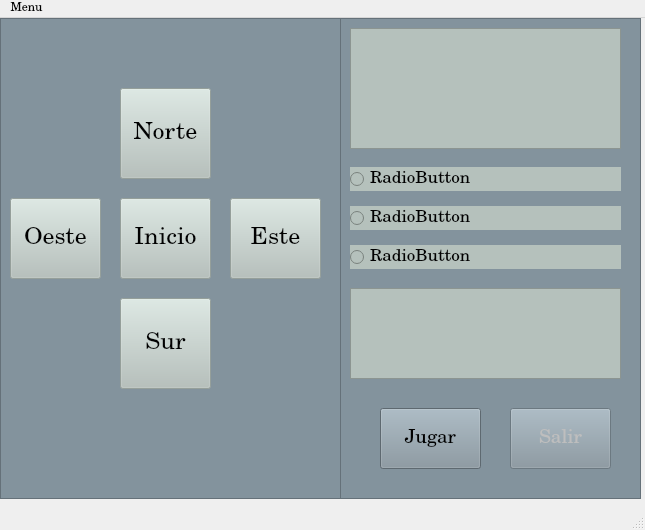
<?xml version="1.0" encoding="UTF-8"?>
<ui version="4.0">
 <class>MainWindow</class>
 <widget class="QMainWindow" name="MainWindow">
  <property name="geometry">
   <rect>
    <x>0</x>
    <y>0</y>
    <width>645</width>
    <height>530</height>
   </rect>
  </property>
  <property name="sizePolicy">
   <sizepolicy hsizetype="Fixed" vsizetype="Fixed">
    <horstretch>0</horstretch>
    <verstretch>0</verstretch>
   </sizepolicy>
  </property>
  <property name="font">
   <font>
    <family>Century Schoolbook</family>
   </font>
  </property>
  <property name="windowTitle">
   <string>Mazmorra de David</string>
  </property>
  <widget class="QWidget" name="centralwidget">
   <widget class="QFrame" name="frame">
    <property name="geometry">
     <rect>
      <x>0</x>
      <y>0</y>
      <width>341</width>
      <height>481</height>
     </rect>
    </property>
    <property name="styleSheet">
     <string notr="true">background-color:#83939D</string>
    </property>
    <property name="frameShape">
     <enum>QFrame::StyledPanel</enum>
    </property>
    <property name="frameShadow">
     <enum>QFrame::Sunken</enum>
    </property>
    <property name="lineWidth">
     <number>5</number>
    </property>
    <property name="midLineWidth">
     <number>2</number>
    </property>
    <widget class="QPushButton" name="norte">
     <property name="enabled">
      <bool>false</bool>
     </property>
     <property name="geometry">
      <rect>
       <x>120</x>
       <y>70</y>
       <width>91</width>
       <height>91</height>
      </rect>
     </property>
     <property name="sizePolicy">
      <sizepolicy hsizetype="Fixed" vsizetype="Fixed">
       <horstretch>0</horstretch>
       <verstretch>0</verstretch>
      </sizepolicy>
     </property>
     <property name="font">
      <font>
       <family>Century Schoolbook</family>
       <pointsize>18</pointsize>
      </font>
     </property>
     <property name="styleSheet">
      <string notr="true">background-color:#B5C1BC;color:black</string>
     </property>
     <property name="text">
      <string>Norte</string>
     </property>
     <property name="checkable">
      <bool>false</bool>
     </property>
     <property name="autoDefault">
      <bool>false</bool>
     </property>
     <property name="default">
      <bool>false</bool>
     </property>
     <property name="flat">
      <bool>false</bool>
     </property>
    </widget>
    <widget class="QPushButton" name="oeste">
     <property name="enabled">
      <bool>false</bool>
     </property>
     <property name="geometry">
      <rect>
       <x>10</x>
       <y>180</y>
       <width>91</width>
       <height>81</height>
      </rect>
     </property>
     <property name="sizePolicy">
      <sizepolicy hsizetype="Fixed" vsizetype="Fixed">
       <horstretch>0</horstretch>
       <verstretch>0</verstretch>
      </sizepolicy>
     </property>
     <property name="font">
      <font>
       <family>Century Schoolbook</family>
       <pointsize>18</pointsize>
      </font>
     </property>
     <property name="styleSheet">
      <string notr="true">background-color:#B5C1BC;color:black</string>
     </property>
     <property name="text">
      <string>Oeste</string>
     </property>
    </widget>
    <widget class="QPushButton" name="este">
     <property name="enabled">
      <bool>false</bool>
     </property>
     <property name="geometry">
      <rect>
       <x>230</x>
       <y>180</y>
       <width>91</width>
       <height>81</height>
      </rect>
     </property>
     <property name="sizePolicy">
      <sizepolicy hsizetype="Fixed" vsizetype="Fixed">
       <horstretch>0</horstretch>
       <verstretch>0</verstretch>
      </sizepolicy>
     </property>
     <property name="font">
      <font>
       <family>Century Schoolbook</family>
       <pointsize>18</pointsize>
      </font>
     </property>
     <property name="styleSheet">
      <string notr="true">background-color:#B5C1BC;color:black</string>
     </property>
     <property name="text">
      <string>Este</string>
     </property>
    </widget>
    <widget class="QPushButton" name="sur">
     <property name="enabled">
      <bool>false</bool>
     </property>
     <property name="geometry">
      <rect>
       <x>120</x>
       <y>280</y>
       <width>91</width>
       <height>91</height>
      </rect>
     </property>
     <property name="sizePolicy">
      <sizepolicy hsizetype="Fixed" vsizetype="Fixed">
       <horstretch>0</horstretch>
       <verstretch>0</verstretch>
      </sizepolicy>
     </property>
     <property name="font">
      <font>
       <family>Century Schoolbook</family>
       <pointsize>18</pointsize>
      </font>
     </property>
     <property name="styleSheet">
      <string notr="true">background-color:#B5C1BC;color:black</string>
     </property>
     <property name="text">
      <string>Sur</string>
     </property>
    </widget>
    <widget class="QPushButton" name="inicio">
     <property name="enabled">
      <bool>false</bool>
     </property>
     <property name="geometry">
      <rect>
       <x>120</x>
       <y>180</y>
       <width>91</width>
       <height>81</height>
      </rect>
     </property>
     <property name="sizePolicy">
      <sizepolicy hsizetype="Fixed" vsizetype="Fixed">
       <horstretch>0</horstretch>
       <verstretch>0</verstretch>
      </sizepolicy>
     </property>
     <property name="font">
      <font>
       <family>Century Schoolbook</family>
       <pointsize>18</pointsize>
      </font>
     </property>
     <property name="styleSheet">
      <string notr="true">background-color:#B5C1BC;color:black</string>
     </property>
     <property name="text">
      <string>Inicio</string>
     </property>
    </widget>
   </widget>
   <widget class="QFrame" name="frame_2">
    <property name="geometry">
     <rect>
      <x>340</x>
      <y>0</y>
      <width>301</width>
      <height>481</height>
     </rect>
    </property>
    <property name="styleSheet">
     <string notr="true">background-color:#83939D</string>
    </property>
    <property name="frameShape">
     <enum>QFrame::StyledPanel</enum>
    </property>
    <property name="frameShadow">
     <enum>QFrame::Sunken</enum>
    </property>
    <property name="lineWidth">
     <number>5</number>
    </property>
    <property name="midLineWidth">
     <number>2</number>
    </property>
    <widget class="QPushButton" name="jugar">
     <property name="enabled">
      <bool>true</bool>
     </property>
     <property name="geometry">
      <rect>
       <x>40</x>
       <y>390</y>
       <width>101</width>
       <height>61</height>
      </rect>
     </property>
     <property name="font">
      <font>
       <family>Century Schoolbook</family>
       <pointsize>14</pointsize>
      </font>
     </property>
     <property name="styleSheet">
      <string notr="true">QPushButton
{
background-color:#B5C1BC
}
QPushButton::hover
{
background-color : lightgreen;
};</string>
     </property>
     <property name="text">
      <string>Jugar</string>
     </property>
    </widget>
    <widget class="QPushButton" name="salir">
     <property name="enabled">
      <bool>false</bool>
     </property>
     <property name="geometry">
      <rect>
       <x>170</x>
       <y>390</y>
       <width>101</width>
       <height>61</height>
      </rect>
     </property>
     <property name="font">
      <font>
       <family>Century Schoolbook</family>
       <pointsize>14</pointsize>
      </font>
     </property>
     <property name="styleSheet">
      <string notr="true">QPushButton
{
background-color:#B5C1BC
}
QPushButton::hover
{
background-color :#DF6666;
};</string>
     </property>
     <property name="text">
      <string>Salir</string>
     </property>
    </widget>
    <widget class="QWidget" name="verticalLayoutWidget">
     <property name="geometry">
      <rect>
       <x>10</x>
       <y>140</y>
       <width>271</width>
       <height>121</height>
      </rect>
     </property>
     <layout class="QVBoxLayout" name="verticalLayout">
      <property name="leftMargin">
       <number>0</number>
      </property>
      <property name="topMargin">
       <number>0</number>
      </property>
      <property name="rightMargin">
       <number>0</number>
      </property>
      <property name="bottomMargin">
       <number>0</number>
      </property>
      <item>
       <widget class="QRadioButton" name="radio1">
        <property name="enabled">
         <bool>false</bool>
        </property>
        <property name="font">
         <font>
          <family>Century Schoolbook</family>
          <pointsize>13</pointsize>
         </font>
        </property>
        <property name="styleSheet">
         <string notr="true">background-color:#B5C1BC;color:black</string>
        </property>
        <property name="text">
         <string>RadioButton</string>
        </property>
       </widget>
      </item>
      <item>
       <widget class="QRadioButton" name="radio2">
        <property name="enabled">
         <bool>false</bool>
        </property>
        <property name="font">
         <font>
          <family>Century Schoolbook</family>
          <pointsize>13</pointsize>
         </font>
        </property>
        <property name="styleSheet">
         <string notr="true">background-color:#B5C1BC;color:black</string>
        </property>
        <property name="text">
         <string>RadioButton</string>
        </property>
       </widget>
      </item>
      <item>
       <widget class="QRadioButton" name="radio3">
        <property name="enabled">
         <bool>false</bool>
        </property>
        <property name="font">
         <font>
          <family>Century Schoolbook</family>
          <pointsize>13</pointsize>
         </font>
        </property>
        <property name="styleSheet">
         <string notr="true">background-color:#B5C1BC;color:black</string>
        </property>
        <property name="text">
         <string>RadioButton</string>
        </property>
       </widget>
      </item>
     </layout>
    </widget>
    <widget class="QTextEdit" name="infosala">
     <property name="enabled">
      <bool>true</bool>
     </property>
     <property name="geometry">
      <rect>
       <x>10</x>
       <y>10</y>
       <width>271</width>
       <height>121</height>
      </rect>
     </property>
     <property name="font">
      <font>
       <family>Century Schoolbook</family>
       <pointsize>14</pointsize>
      </font>
     </property>
     <property name="styleSheet">
      <string notr="true">background-color:#B5C1BC;color:black</string>
     </property>
     <property name="frameShape">
      <enum>QFrame::StyledPanel</enum>
     </property>
     <property name="frameShadow">
      <enum>QFrame::Sunken</enum>
     </property>
     <property name="lineWidth">
      <number>3</number>
     </property>
     <property name="readOnly">
      <bool>true</bool>
     </property>
     <property name="html">
      <string>&lt;!DOCTYPE HTML PUBLIC &quot;-//W3C//DTD HTML 4.0//EN&quot; &quot;http://www.w3.org/TR/REC-html40/strict.dtd&quot;&gt;
&lt;html&gt;&lt;head&gt;&lt;meta name=&quot;qrichtext&quot; content=&quot;1&quot; /&gt;&lt;meta charset=&quot;utf-8&quot; /&gt;&lt;style type=&quot;text/css&quot;&gt;
p, li { white-space: pre-wrap; }
hr { height: 1px; border-width: 0; }
li.unchecked::marker { content: &quot;\2610&quot;; }
li.checked::marker { content: &quot;\2612&quot;; }
&lt;/style&gt;&lt;/head&gt;&lt;body style=&quot; font-family:'Century Schoolbook'; font-size:14pt; font-weight:400; font-style:normal;&quot;&gt;
&lt;p style=&quot;-qt-paragraph-type:empty; margin-top:0px; margin-bottom:0px; margin-left:0px; margin-right:0px; -qt-block-indent:0; text-indent:0px; font-size:16pt;&quot;&gt;&lt;br /&gt;&lt;/p&gt;&lt;/body&gt;&lt;/html&gt;</string>
     </property>
     <property name="overwriteMode">
      <bool>false</bool>
     </property>
    </widget>
    <widget class="QTextEdit" name="resultado">
     <property name="geometry">
      <rect>
       <x>10</x>
       <y>270</y>
       <width>271</width>
       <height>91</height>
      </rect>
     </property>
     <property name="font">
      <font>
       <family>Century Schoolbook</family>
       <pointsize>13</pointsize>
      </font>
     </property>
     <property name="styleSheet">
      <string notr="true">background-color:#B5C1BC;color:black</string>
     </property>
     <property name="lineWidth">
      <number>3</number>
     </property>
     <property name="readOnly">
      <bool>true</bool>
     </property>
    </widget>
   </widget>
  </widget>
  <widget class="QMenuBar" name="menubar">
   <property name="geometry">
    <rect>
     <x>0</x>
     <y>0</y>
     <width>645</width>
     <height>21</height>
    </rect>
   </property>
   <widget class="QMenu" name="menuJuego">
    <property name="title">
     <string>Menu</string>
    </property>
    <addaction name="actionAyuda"/>
    <addaction name="actionSalir"/>
   </widget>
   <addaction name="menuJuego"/>
  </widget>
  <widget class="QStatusBar" name="statusbar"/>
  <action name="actionEmpezar">
   <property name="text">
    <string>Empezar</string>
   </property>
  </action>
  <action name="actionAyuda">
   <property name="text">
    <string>Ayuda</string>
   </property>
  </action>
  <action name="actionGeneral">
   <property name="text">
    <string>General</string>
   </property>
  </action>
  <action name="actionSala_Norte">
   <property name="text">
    <string>Sala Norte</string>
   </property>
  </action>
  <action name="actionSala_Sur">
   <property name="text">
    <string>Sala Sur</string>
   </property>
  </action>
  <action name="actionSala_Este">
   <property name="text">
    <string>Sala Este</string>
   </property>
  </action>
  <action name="actionSala_Oeste">
   <property name="text">
    <string>Sala Oeste</string>
   </property>
  </action>
  <action name="actionSalir">
   <property name="text">
    <string>Salir</string>
   </property>
  </action>
 </widget>
 <resources/>
 <connections/>
</ui>
